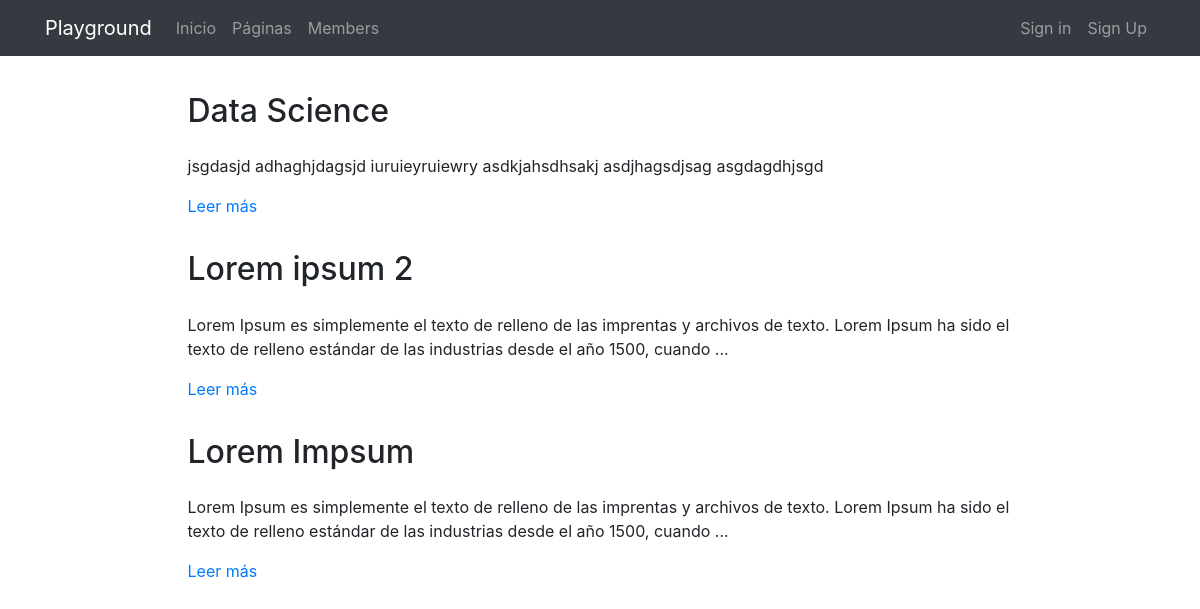
The page /pages/ on the database its author committed.
### pages/models.py (models this page shows, shortened)
class Page(models.Model):
    title = models.CharField(verbose_name="Título", max_length=200)
    content = RichTextField(verbose_name="Contenido")
    order = models.SmallIntegerField(verbose_name="Orden", default=0)
    created = models.DateTimeField(auto_now_add=True, verbose_name="Fecha de creación")
    updated = models.DateTimeField(auto_now=True, verbose_name="Fecha de edición")
    class Meta:
        verbose_name = "página"
        verbose_name_plural = "páginas"
        ordering = ['order', 'title']

### pages/views.py (the view)
# urls.py: path('', PageListView.as_view(), name='pages'),
class PageListView(ListView):
    model = Page

### pages/templates/pages/page_list.html (shortened to what this page needs)
{% extends 'core/base.html' %}
{% load static %}
{% block content %}
<main role="main">
  <div class="container mb-4">
    {% for page in object_list|dictsort:"id" reversed %}
      <div class="row mt-3">
        <div class="col-md-9 mx-auto">
          <h2 class="mb-4">{{page.title}}</h2>
          <div>
            <p>{{page.content|striptags|safe|truncatechars:"200"}}</p>
            <p><a href="{% url 'pages:page' page.id page.title|slugify %}">Leer más</a>
            </p>
          </div>
        </div>
      </div>
    {% endfor %}
  </div>
</main>
{% endblock %}

### core/static/core/css/main.css (style rules this page uses)
main { padding-top: 20px; }
:root { --jumbotron-padding-y: 3rem; }

### rows shown on the page
Page: title "Data Science", content "jsgdasjd adhaghjdagsjd iuruieyruiewry asdkjahsdhsakj asdjhagsdjsag asgdagdhjsgd"
Page: title "Lorem ipsum 2", content "Lorem Ipsum es simplemente el texto de relleno de las imprentas y archivos de texto. Lorem Ipsum ha sido el texto de relleno estándar de las industrias desde el año 1500, cuando ..."
Page: title "Lorem Impsum", content "Lorem Ipsum es simplemente el texto de relleno de las imprentas y archivos de texto. Lorem Ipsum ha sido el texto de relleno estándar de las industrias desde el año 1500, cuando ..."
